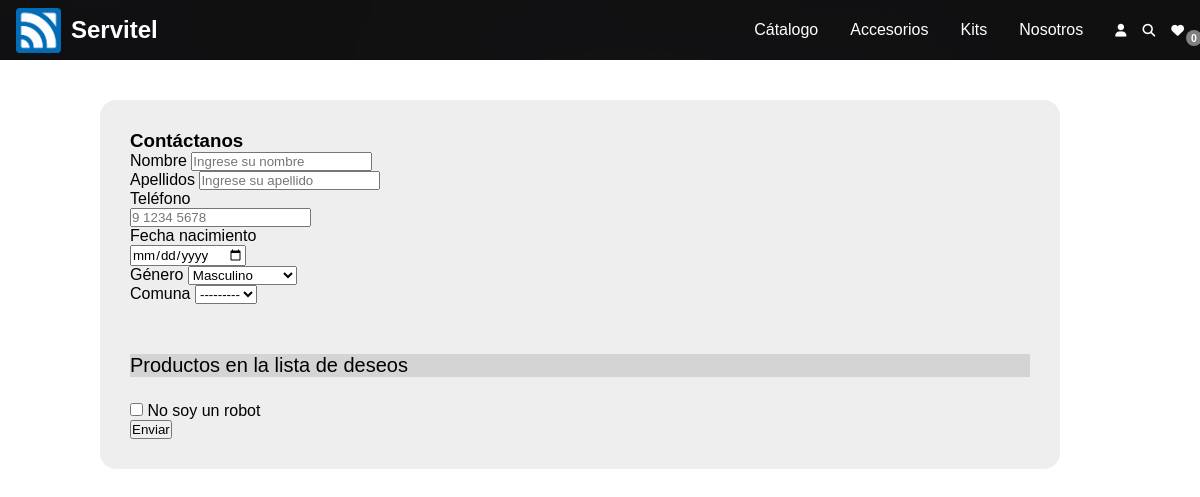
/contacto/, run on an earlier commit of the app's database.
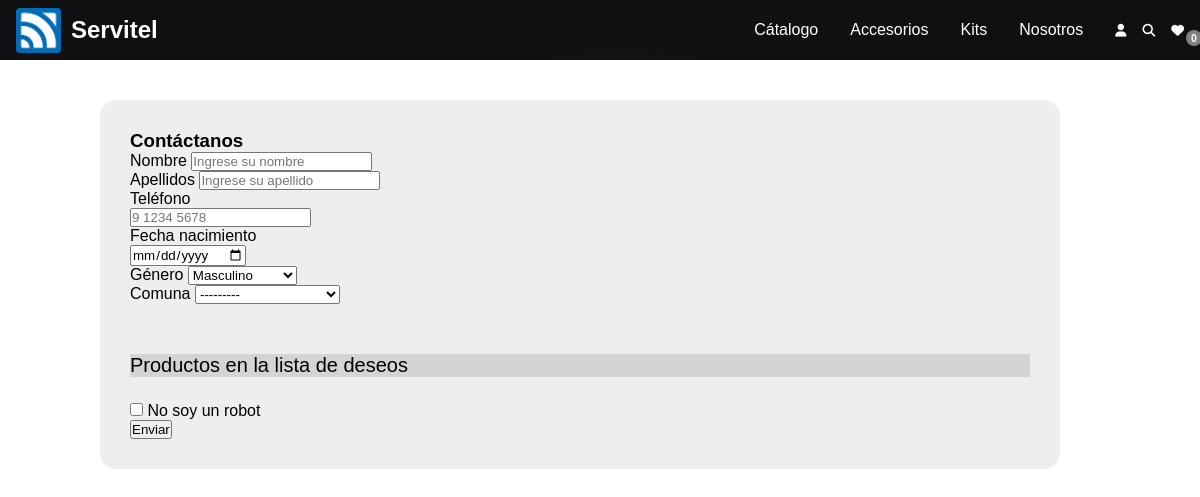
And on a later commit of the database.
### core/models.py (models this page shows)
class Comuna(models.Model):
    comuna = models.CharField(verbose_name='COMUNA', max_length=100)
    def __str__(self):
        return self.comuna

### core/views.py (the view)
def contacto(request):
    if request.method == 'POST':
        form = SolicitudForm(request.POST, request.FILES)
        if form.is_valid():
            name = form.cleaned_data.get('name')
            last_name = form.cleaned_data.get('last_name')
            birthday = form.cleaned_data.get('birthday')
            prefijo_telefono = request.POST.get('prefijo_telefono')
            phone_number = form.cleaned_data.get('phone_number')
            phone_number = ''.join(phone_number.split())  # Quitamos los espacios en blanco
            phone_number = prefijo_telefono + phone_number
            gender = form.cleaned_data.get('gender')
            comuna = form.cleaned_data.get('comuna')
            obj = Solicitud.objects.create(
                name=name,
                last_name=last_name,
                birthday=birthday,
                phone_number=phone_number,
                comuna=comuna,
                gender=gender,
            )
            obj.save()
            wishlist = request.POST.get('wishlist', '[]')
            wishlist_products = json.loads(wishlist)
            for item in wishlist_products:
                product = Product.objects.get(id=item['id'])
                SolicitudProducto.objects.create(solicitud_id=obj.id, product=product, quantity=item['quantity'])
            return redirect(reverse('contacto') + '?OK')
        else:
            return render(request, 'core/contacto.html', {'producto': product, 'form': form})
    else:
        form = SolicitudForm()
    context = {'form': form}
    return render(request, 'core/contacto.html', context)

### core/templates/core/contacto.html (shortened to what this page needs)
<!DOCTYPE html>
<html lang="es">
<head>
{% load static %}
<head>
    <link rel="stylesheet" href="https://cdnjs.cloudflare.com/ajax/libs/intl-tel-input/17.0.8/css/intlTelInput.min.css" />
    <link rel="stylesheet" href="https://cdnjs.cloudflare.com/ajax/libs/font-awesome/6.2.1/css/all.min.css"
 />
    <link rel="stylesheet" href="{%static 'core/css/navstyle.css' %}">
    <link rel="stylesheet" href="{%static 'core/css/product.css' %}">
    <link rel="stylesheet" href="{%static 'core/css/resumewish.css' %}">
</head>
<body>
    <nav>
        {% include 'core/navbar.html' %}
    </nav>
    <div class="formulario mx-auto">
        <form id="formulario" class="row g-2 p-5 custom-validation" action="" method="post" enctype="multipart/form-data">
            <h3>Contáctanos</h3>
            <div class="row mt-3">
                <div class="col-6">
                    <label for="idNombre" class="form-label">Nombre</label>
                    {{form.name}}
                </div>
                <div class="col-6">
                    <label for="idApellido" class="form-label">Apellidos</label>
                    {{form.last_name}}
                </div>
            </div>
            <div class="row mt-3">
                <div class="col-6">
                    <label for="idFono" class="form-label">Teléfono</label>
                    <div class="">
                        {{form.phone_number}}
                    </div>
                </div>
                <div class="col-6">
                    <label for="idFecha_nac" class="form-label">Fecha nacimiento</label>
                    <div class="input-group">
                        {{form.birthday}}
                    </div>
                </div>
            </div>
            <div class="row mt-3">
                <div class="col-6">
                    <label for="genero-select" class="form-label">{{ form.gender.label }}</label>
                    {{ form.gender }}
                </div>
                <div class="col-6">
                    <label for="comuna-select" class="form-label">Comuna</label>
                    {{form.comuna}}
                </div>
                <div class="row mx-auto">
                    <div class="col-12 product-table ">
                        <h4 class="pt-3 pb-3 ps-3 table-titulo" >Productos en la lista de deseos</h4>
                    </div>
                </div>
            </div>
            <div class="col-12 my-4">
                <div class="form-check">
                    <input class="form-check-input" type="checkbox" id="gridCheck">
                    <label class="form-check-label" for="gridCheck">
                        No soy un robot
                    </label>
                </div>
            </div>
            <div class="col-12">
                <button type="submit" class="btn btn-primary">Enviar</button>
            </div>
        </form>
    </div>
</body>
</html>

What changed in the data, as far as the page shows it:
added Comuna: comuna "---------"
Also different on the page:
form field comuna: "---------" → (not shown)
